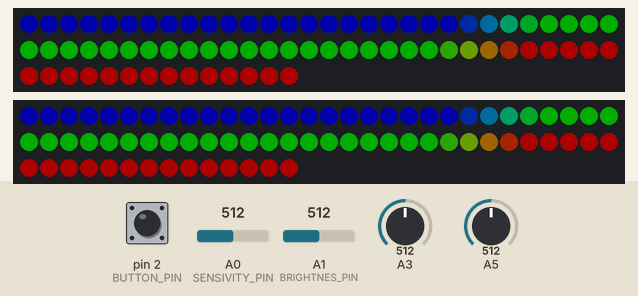
Simulated run of this sketch. Board: Arduino Uno, built with avr-gcc and run on an emulated ATmega328P. Shown: 2 × 74 RGB LEDs in strip order, left to right, continuing on the next row. The inputs (shaded band) are chosen by the test bench; at power-on: A0 (SENSIVITY_PIN) = 512, A3 = 512, pin 2 (BUTTON_PIN) LOW, A1 (BRIGHTNES_PIN) = 512, A5 = 512. Dim RGB values are drawn brighter than linear; what the sketch prints to the serial monitor is not drawn.

Above: at 1.2 s.
1.3 s: A0 (SENSIVITY_PIN) set to 30
At 2.5 s:
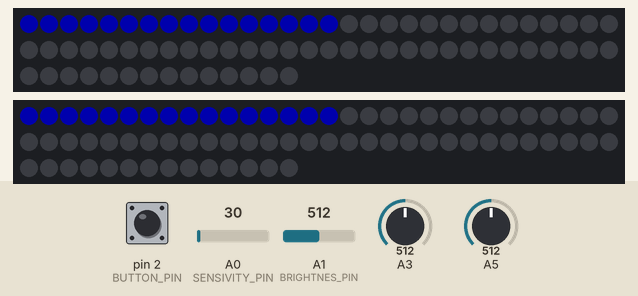
2.8 s: A3 set to 743
4.3 s: A3 set to 761
5.8 s: pin 2 (BUTTON_PIN) pulled HIGH for 1 s
8.3 s: A1 (BRIGHTNES_PIN) set to 30
9.8 s: pin 2 (BUTTON_PIN) pulled HIGH for 0.15 s
Timing chart, 0 to 12.4 s (numbered marks = the images above; inputs shaded):
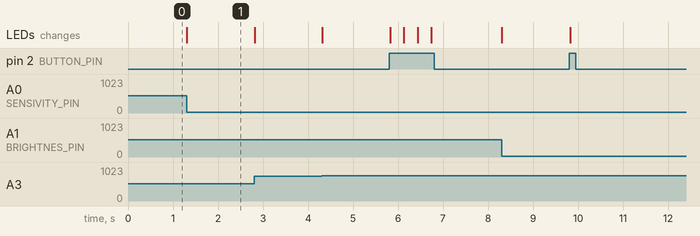

Measured:
- after the input at 1.3 s, the LEDs: change at once (image 1)

The sketch:

audioLevelVisualizer.ino
```cpp
#include <FastLED.h>

#define NUM_LEDS 74
#define DATA_PIN_1 6 //right
#define DATA_PIN_2 5 //left
#define NUM_STRIPS 2
CRGB leds[NUM_STRIPS][NUM_LEDS];

#define INTERVAL 5.0
#define POWER 15

#define SENSIVITY_PIN A0
#define BRIGHTNES_PIN A1

#define BUTTON_PIN 2

long currentMillis;

//COLORS//////////////////////////////////
int second = 26;
int thrid = 55;
int ombree = 5;
int color_step = (255/ombree);
void setColor(int strip ,int i){
    //blue
      if (i < second - ombree) leds[strip][i] = CRGB(0,0,255);
    //from blue to green
      else if(i >= second - ombree and i < second) leds[strip][i] = CRGB(0,0 + ((i-second - ombree)*color_step) ,255 - ((i-second - ombree)*color_step));
    //green
      else if (i >= second  and i <= thrid - ombree) leds[strip][i] = CRGB(0,255,0);
    // form green to red
      else if (i >= thrid - ombree and i < thrid) leds[strip][i] = CRGB(0 + ((i-thrid - ombree)*color_step), 255 - ((i-thrid - ombree)*color_step), 0);
    // red
      else if (i >= thrid) leds[strip][i] = CRGB(255,0,0);
}
static bool isTwoChannel = false;
static int channelsValues[NUM_STRIPS] = {0,0};
void getMax(){
  float maxR = 0;
  float maxL = 0;
  currentMillis = millis();
  while (millis() - currentMillis < INTERVAL){
    float valR = analogRead(A3) * (float(NUM_LEDS) / 1023.0);
    float valL = analogRead(A5) * (float(NUM_LEDS) / 1023.0);
    maxR = max(maxR, valR);
    maxL = max(maxL, valL);
  }
  float sensivity = getSensivity();

  int maxVL = int(maxL*POWER*sensivity);
  int maxVR = int(maxR*POWER*sensivity);
  if (maxVL > NUM_LEDS) maxVL = NUM_LEDS;
  if (maxVR > NUM_LEDS) maxVR = NUM_LEDS;
  if (isTwoChannel){
    channelsValues[0] = maxVL;
    channelsValues[1] = maxVR;
  }
  else {
    int maxV = max(maxVL, maxVR);
    channelsValues[0] = maxV;
    channelsValues[1] = maxV;
  }
}

float getSensivity(){
  return analogRead(SENSIVITY_PIN) * (float(1.0) / 1023.0);
}

float getBrightnes(){
  return analogRead(BRIGHTNES_PIN) * (float(1.0) / 1023.0);
}

void setup() {
  Serial.begin(9600);
  Serial.println("Init...");
  FastLED.addLeds<WS2812B, DATA_PIN_1, GRB>(leds[1], NUM_LEDS);
  FastLED.addLeds<WS2812B, DATA_PIN_2, GRB>(leds[0], NUM_LEDS);
  FastLED.setBrightness(10);

  pinMode(BUTTON_PIN, INPUT);

}

void loop() {

    getMax();


    int brightnes = getBrightnes() * 100;
    float delayTime = 0.85 ; //0.8
    int buttonState = digitalRead(BUTTON_PIN);
    if (buttonState == HIGH){
      isTwoChannel = !isTwoChannel;
    }
    FastLED.setBrightness(brightnes);


    for (int i = 0; i < NUM_LEDS; ++i){
      if (i < channelsValues[0]) {
        setColor(0,i);
        delay(delayTime);
      }
      else leds[0][i] = CRGB::Black;
      if (i < channelsValues[1]){
        setColor(1,i);
        delay(delayTime);
      }
      else leds[1][i] = CRGB::Black;
   }
//   FastLED.setBrightness(int((10 + max(channelsValues[0],channelsValues[1]) * 30/74)));

   FastLED.show();
}
```
